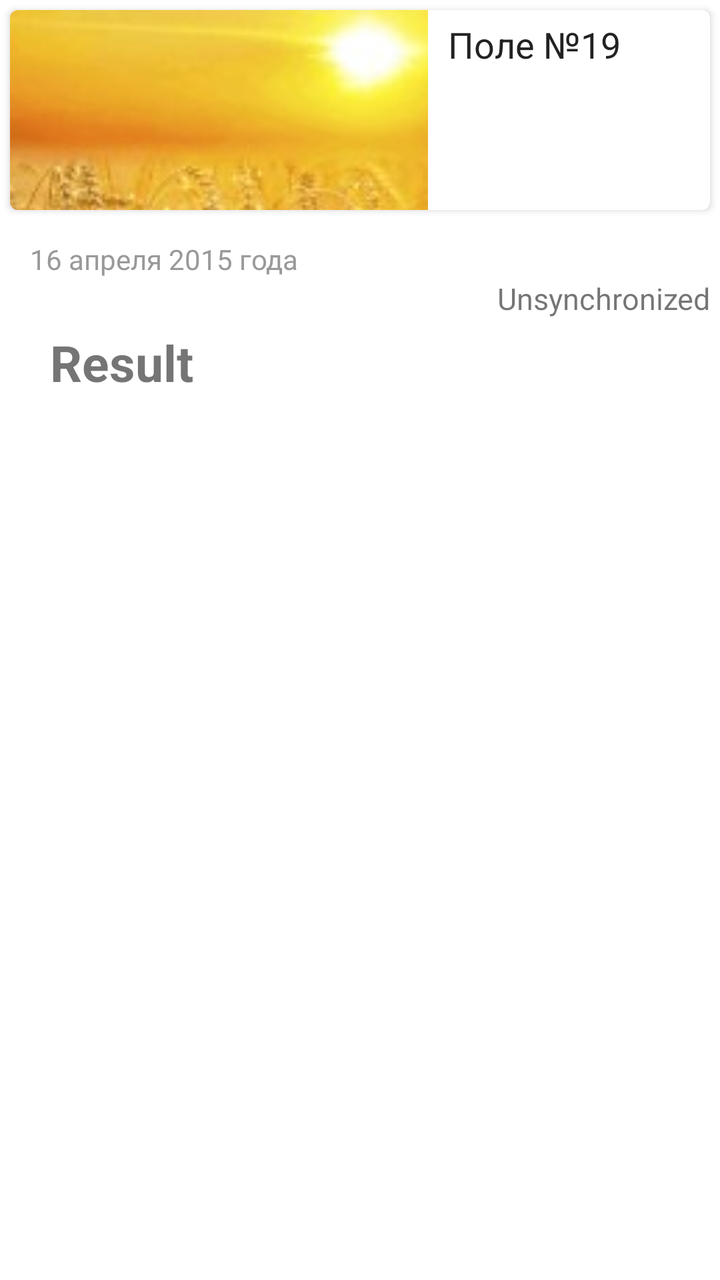
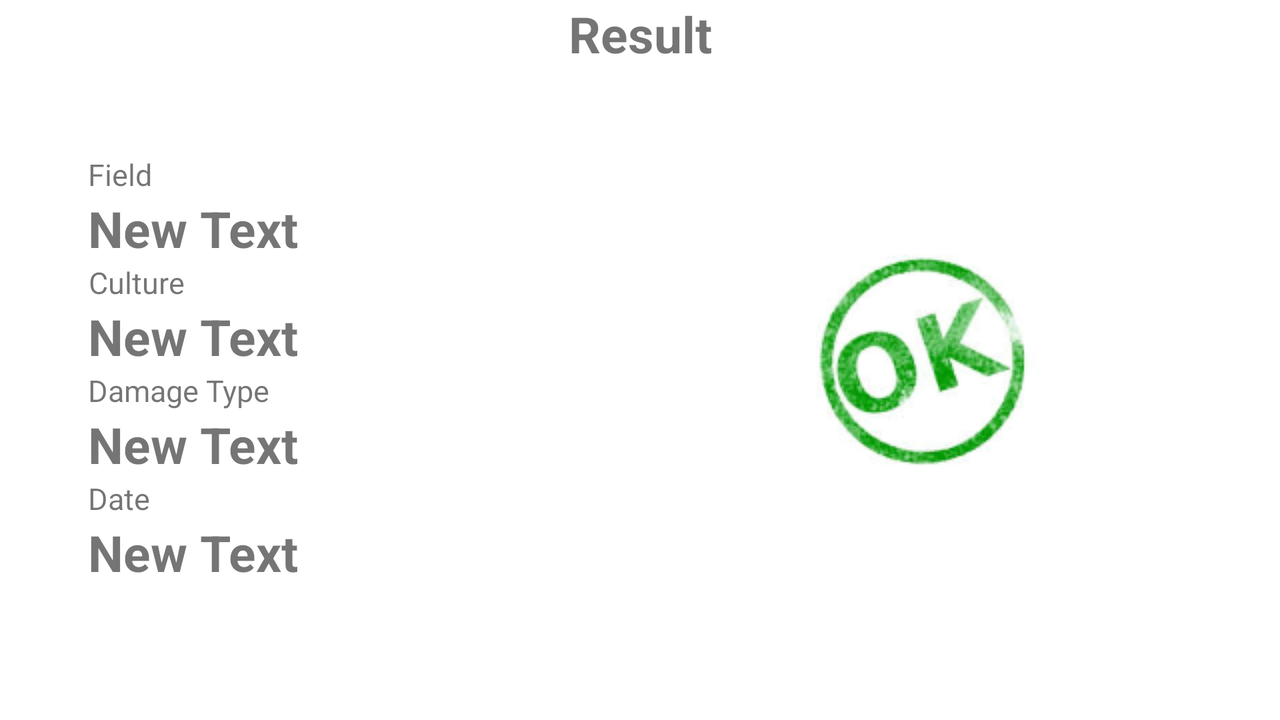

An Android layout and its configuration variant, each rendered on a device that would load it. The default file and the variant file are quoted in full after the pictures.
<!-- AndroidManifest.xml: application theme AppTheme -->
<!-- res/layout/fragment_res.xml -->
<LinearLayout xmlns:android="http://schemas.android.com/apk/res/android"
    android:orientation="vertical" android:layout_width="match_parent"
    android:layout_height="match_parent"
    android:background="#ffffff"
    android:weightSum="1">

    <android.support.v7.widget.CardView
        android:layout_margin="5dp"
        xmlns:card_view="http://schemas.android.com/apk/res-auto"
        xmlns:tools="http://schemas.android.com/tools"
        android:layout_gravity="top"
        android:layout_width="match_parent"
        android:layout_height="100dp"
        card_view:cardCornerRadius="4dp"
        xmlns:android="http://schemas.android.com/apk/res/android">

        <LinearLayout

            android:orientation="horizontal"
            android:layout_width="match_parent"
            android:layout_height="match_parent"
            android:weightSum="1"
            >

            <ImageView
                android:layout_width="209dp"
                android:layout_height="209dp"
                android:layout_alignParentTop="true"
                android:scaleType="centerCrop"
                android:src="@drawable/field_1"
                android:id="@+id/field_image"/>


            <LinearLayout
                android:paddingLeft="10dp"
                android:layout_width="wrap_content"
                android:layout_height="match_parent"
                android:orientation="vertical"
                android:layout_weight="0.53">
                <TextView
                    android:layout_width="wrap_content"
                    android:layout_height="wrap_content"
                    android:maxLines="3"
                    android:paddingTop="5dp"
                    android:text="Поле №19"
                    android:textColor="#222"
                    android:textSize="18dp"
                    android:id="@+id/field_name"/>


            </LinearLayout>

        </LinearLayout>


    </android.support.v7.widget.CardView>

    <TextView
        android:layout_width="wrap_content"
        android:layout_height="wrap_content"
        android:maxLines="3"
        android:paddingTop="10dp"
        android:text="16 апреля 2015 года"
        android:textColor="#999"
        android:textSize="14dp"
        android:id="@+id/date_rez"
        android:layout_marginLeft="15dp" />

    <TextView
        android:layout_width="wrap_content"
        android:layout_height="wrap_content"
        android:text="Unsynchronized"
        android:id="@+id/textSync"
        android:layout_alignParentLeft="true"
        android:layout_alignParentStart="true"
        android:layout_alignParentRight="true"
        android:layout_alignParentEnd="true"
        android:layout_alignParentTop="true"
        android:textSize="15dp"
        android:gravity="center_horizontal"
        android:textIsSelectable="false"

        android:layout_marginLeft="10dp"
        android:layout_gravity="right"
        android:layout_marginRight="5dp" />

    <LinearLayout

        android:layout_width="match_parent"
        android:layout_height="65dp"
        android:orientation="horizontal"
        android:layout_marginTop="5dp">

        <ImageView
            android:layout_width="wrap_content"
            android:layout_height="wrap_content"
            android:scaleType="fitCenter"
            android:src="@drawable/success"
            android:id="@+id/rez_image"
            android:layout_marginLeft="15dp" />

        <TextView
        android:layout_width="wrap_content"
        android:layout_height="wrap_content"
        android:text="Result"
        android:id="@+id/textRez"
        android:layout_alignParentLeft="true"
        android:layout_alignParentStart="true"
        android:layout_alignParentRight="true"
        android:layout_alignParentEnd="true"
        android:layout_alignParentTop="true"
        android:textSize="25dp"
        android:gravity="center_horizontal"
        android:textIsSelectable="false"
        android:textStyle="bold"
        android:layout_marginLeft="10dp" />

    </LinearLayout>

    <LinearLayout
        android:orientation="vertical"
        android:layout_width="match_parent"
        android:layout_height="match_parent">

        <ListView
            android:layout_width="match_parent"
            android:layout_height="match_parent"
            android:orientation="vertical"
            android:id="@android:id/list"></ListView>



    </LinearLayout>


</LinearLayout>
<!-- resources referenced by this layout -->
<resources>
  <!-- drawable field_1: jpg bitmap (drawable, 13450 bytes) -->
  <style name="AppTheme" parent="Theme.AppCompat.Light.DarkActionBar">
          
          <item name="colorPrimary">@color/colorPrimary</item>
          <item name="colorPrimaryDark">@color/colorPrimaryDark</item>
          <item name="colorAccent">@color/colorAccent</item>
      </style>
  <color name="colorPrimary">#4CAF50</color>
  <color name="colorPrimaryDark">#388E3C</color>
  <color name="colorAccent">#4ac397</color>
</resources>
<!-- res/layout-land/fragment_res.xml (the repository's variant of the layout above) -->
<!-- drawn on the phone turned sideways -->
<FrameLayout xmlns:android="http://schemas.android.com/apk/res/android"
    android:orientation="vertical" android:layout_width="fill_parent"
    android:layout_height="fill_parent"
    android:background="#ffffff"
    android:weightSum="1">

    <LinearLayout
        android:orientation="vertical" android:layout_width="wrap_content"
        android:layout_height="wrap_content"
        android:layout_gravity="left|center_vertical"
        android:id="@+id/linearLayout"
        android:layout_centerVertical="true"
        android:layout_alignParentStart="true"
        android:layout_marginStart="44dp">
        <TextView
            android:layout_width="wrap_content"
            android:layout_height="wrap_content"
            android:text="Field"
            android:id="@+id/textView"
            android:textSize="15dp"
            android:layout_alignParentTop="true"
            android:layout_alignParentLeft="true"
            android:layout_alignParentStart="true"
            android:layout_marginTop="10dp"
            android:gravity="center_horizontal"
            android:layout_alignParentEnd="true" />



        <TextView
            android:layout_width="wrap_content"
            android:layout_height="wrap_content"
            android:text="New Text"
            android:id="@+id/textViewobj1"
            android:layout_below="@+id/textView"
            android:layout_alignParentLeft="true"
            android:layout_alignParentStart="true"
            android:layout_alignRight="@+id/textView"
            android:layout_alignEnd="@+id/textView"
            android:textSize="25dp"
            android:gravity="center_horizontal"
            android:textStyle="bold"/>

        <TextView
            android:layout_width="wrap_content"
            android:layout_height="wrap_content"
            android:text="Culture"
            android:id="@+id/textViewСгде"
            android:layout_below="@+id/textViewobj1"
            android:layout_alignParentLeft="true"
            android:layout_alignParentStart="true"
            android:layout_alignParentRight="true"
            android:layout_alignParentEnd="true"
            android:textSize="15dp"
            android:gravity="center_horizontal" />

        <TextView
            android:layout_width="wrap_content"
            android:layout_height="wrap_content"
            android:text="New Text"
            android:id="@+id/textViewCult1"
            android:layout_below="@+id/textViewСгде"
            android:layout_alignParentLeft="true"
            android:layout_alignParentStart="true"
            android:layout_alignRight="@+id/textViewСгде"
            android:layout_alignEnd="@+id/textViewСгде"
            android:textSize="25dp"
            android:gravity="center_horizontal"
            android:textStyle="bold"/>

        <TextView
            android:layout_width="wrap_content"
            android:layout_height="wrap_content"
            android:text="Damage Type"
            android:textSize="15dp"
            android:id="@+id/text"
            android:gravity="center_horizontal"
            android:layout_below="@+id/textViewCult1"
            android:layout_centerHorizontal="true" />

        <TextView
            android:layout_width="wrap_content"
            android:layout_height="wrap_content"
            android:text="New Text"
            android:id="@+id/textViewTest1"
            android:textSize="25dp"
            android:gravity="center_horizontal"
            android:layout_below="@+id/text"
            android:textStyle="bold"
            android:layout_alignParentStart="true"
            android:layout_alignParentEnd="true" />

        <TextView
            android:layout_width="wrap_content"
            android:layout_height="wrap_content"
            android:text="Date"
            android:id="@+id/textView4"
            android:textSize="15dp"
            android:layout_below="@+id/textViewTest1"
            android:layout_centerHorizontal="true"
            android:gravity="center_horizontal" />

        <TextView
            android:layout_width="wrap_content"
            android:layout_height="wrap_content"
            android:text="New Text"
            android:id="@+id/textViewDate1"
            android:textSize="25dp"
            android:gravity="center_horizontal"
            android:layout_below="@+id/textView4"
            android:layout_alignStart="@+id/text"
            android:textStyle="bold"
            android:layout_alignParentStart="true"
            android:layout_alignParentEnd="true" />
    </LinearLayout>

    <ImageView
        android:layout_width="wrap_content"
        android:layout_height="wrap_content"
        android:id="@+id/imageView"


        android:src="@drawable/positive"
        android:layout_marginEnd="62dp"
        android:layout_centerVertical="true"
        android:layout_alignParentEnd="true"
        android:layout_gravity="right|center_vertical" />

    <TextView
        android:layout_width="match_parent"
        android:layout_height="53dp"
        android:text="Result"
        android:id="@+id/textRez"
        android:layout_alignParentLeft="true"
        android:layout_alignParentStart="true"
        android:layout_alignParentRight="true"
        android:layout_alignParentEnd="true"
        android:layout_alignParentTop="true"
        android:textSize="25dp"
        android:gravity="center_horizontal"
        android:textIsSelectable="false"
        android:textStyle="bold"
        android:layout_above="@+id/linearLayout"
        android:layout_gravity="center_horizontal|top" />
</FrameLayout>
<!-- resources referenced by the variant -->
<!-- as the phone turned sideways resolves them -->
<resources>
  <!-- drawable positive: png bitmap (drawable, 21266 bytes) -->
  <style name="AppTheme" parent="Theme.AppCompat.Light.DarkActionBar">
          
          <item name="colorPrimary">@color/colorPrimary</item>
          <item name="colorPrimaryDark">@color/colorPrimaryDark</item>
          <item name="colorAccent">@color/colorAccent</item>
      </style>
  <color name="colorPrimary">#4CAF50</color>
  <color name="colorPrimaryDark">#388E3C</color>
  <color name="colorAccent">#4ac397</color>
</resources>
